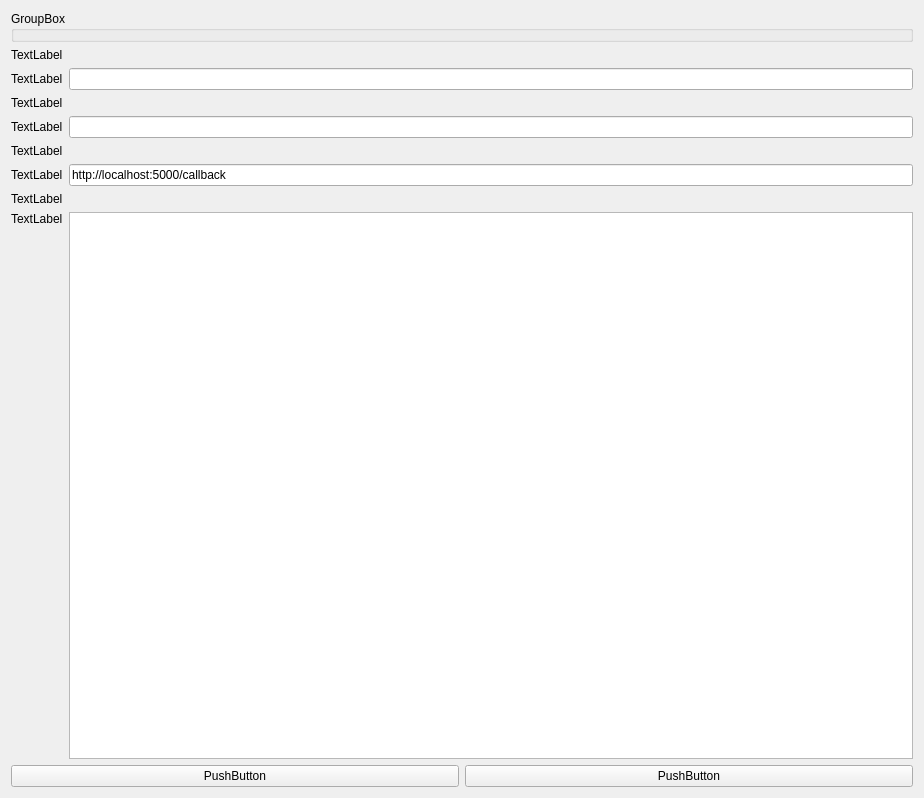
<?xml version="1.0" encoding="UTF-8"?>
<ui version="4.0">
 <class>Form</class>
 <widget class="QWidget" name="Form">
  <property name="geometry">
   <rect>
    <x>0</x>
    <y>0</y>
    <width>924</width>
    <height>798</height>
   </rect>
  </property>
  <property name="windowTitle">
   <string>Form</string>
  </property>
  <layout class="QVBoxLayout" name="verticalLayout_6">
   <item>
    <widget class="QGroupBox" name="groupBox">
     <property name="title">
      <string>GroupBox</string>
     </property>
    </widget>
   </item>
   <item>
    <layout class="QVBoxLayout" name="verticalLayout_5">
     <item>
      <layout class="QVBoxLayout" name="verticalLayout">
       <item>
        <widget class="QLabel" name="label_5">
         <property name="text">
          <string>TextLabel</string>
         </property>
        </widget>
       </item>
       <item>
        <layout class="QHBoxLayout" name="horizontalLayout">
         <item>
          <widget class="QLabel" name="label">
           <property name="text">
            <string>TextLabel</string>
           </property>
          </widget>
         </item>
         <item>
          <widget class="QLineEdit" name="lineEdit"/>
         </item>
        </layout>
       </item>
      </layout>
     </item>
     <item>
      <layout class="QVBoxLayout" name="verticalLayout_2">
       <item>
        <widget class="QLabel" name="label_6">
         <property name="text">
          <string>TextLabel</string>
         </property>
        </widget>
       </item>
       <item>
        <layout class="QHBoxLayout" name="horizontalLayout_2">
         <item>
          <widget class="QLabel" name="label_2">
           <property name="text">
            <string>TextLabel</string>
           </property>
          </widget>
         </item>
         <item>
          <widget class="QLineEdit" name="lineEdit_2"/>
         </item>
        </layout>
       </item>
      </layout>
     </item>
     <item>
      <layout class="QVBoxLayout" name="verticalLayout_3">
       <item>
        <widget class="QLabel" name="label_7">
         <property name="text">
          <string>TextLabel</string>
         </property>
        </widget>
       </item>
       <item>
        <layout class="QHBoxLayout" name="horizontalLayout_3">
         <item>
          <widget class="QLabel" name="label_3">
           <property name="text">
            <string>TextLabel</string>
           </property>
          </widget>
         </item>
         <item>
          <widget class="QLineEdit" name="lineEdit_3">
           <property name="enabled">
            <bool>true</bool>
           </property>
           <property name="text">
            <string>http://localhost:5000/callback</string>
           </property>
          </widget>
         </item>
        </layout>
       </item>
      </layout>
     </item>
     <item>
      <layout class="QVBoxLayout" name="verticalLayout_4">
       <item>
        <widget class="QLabel" name="label_8">
         <property name="text">
          <string>TextLabel</string>
         </property>
        </widget>
       </item>
       <item>
        <layout class="QHBoxLayout" name="horizontalLayout_5">
         <item alignment="Qt::AlignmentFlag::AlignTop">
          <widget class="QLabel" name="label_4">
           <property name="text">
            <string>TextLabel</string>
           </property>
          </widget>
         </item>
         <item>
          <widget class="QTextEdit" name="textEdit"/>
         </item>
        </layout>
       </item>
      </layout>
     </item>
    </layout>
   </item>
   <item>
    <layout class="QHBoxLayout" name="horizontalLayout_4">
     <item>
      <widget class="QPushButton" name="pushButton">
       <property name="text">
        <string>PushButton</string>
       </property>
      </widget>
     </item>
     <item>
      <widget class="QPushButton" name="pushButton_2">
       <property name="text">
        <string>PushButton</string>
       </property>
      </widget>
     </item>
    </layout>
   </item>
  </layout>
 </widget>
 <resources/>
 <connections/>
</ui>
